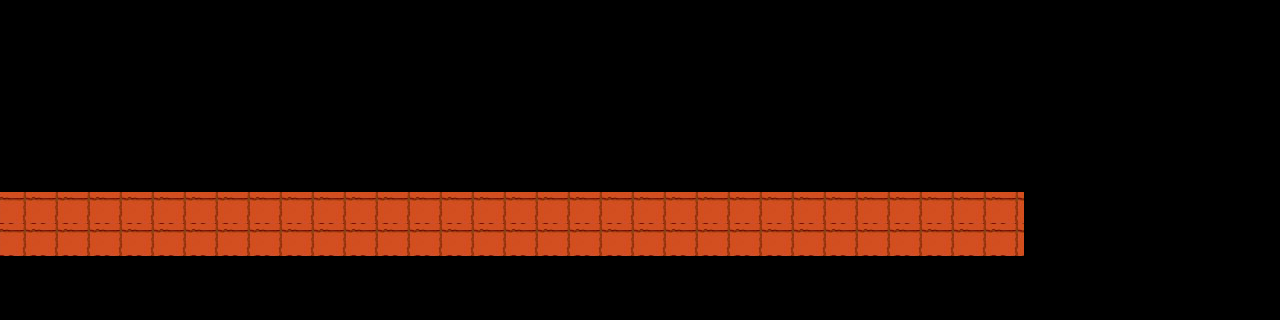

A level layout from a 2D game, rendered from its tile map. Below: a short description, then the map file with tile-grid data replaced by summaries:
An orthogonal 40x10 tile map with 32x32 px tiles, 1 tile layer (Tile Layer 1).

<map version="1.0" orientation="orthogonal" width="40" height="10" tilewidth="32" tileheight="32">
 <tileset firstgid="1" name="background" tilewidth="32" tileheight="32">
  <image source="background.png" width="800" height="600" />
  <tile id="401">
   <properties>
    <property name="Collidable" value="true" />
   </properties>
  </tile>
 </tileset>
 <layer name="Tile Layer 1" width="40" height="10">
  <data>[400 cells, 64 non-empty, 1 distinct tile ids]</data>
 </layer>
</map>